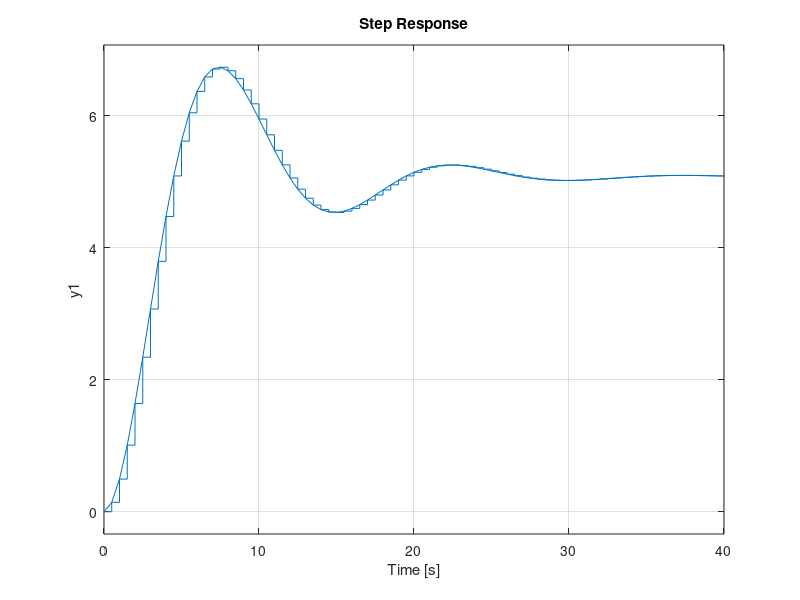

MATLAB code for this plot: (Note: this script raises an error after producing the figure.)
clear
% Define the system parameters
A = [0, 1; -.2, -.3];
B = [0.05; 1];
H = [1, 0];
Q = [0.001, 0; 0, 0.001];
R = 0.5;
P = 10*eye(2);
x = [0; 0];

D = 0;

syst = ss(A,B,H,D);

T = .5;
tspan = 0:T:50;
n_steps = length(tspan);
reshape(tspan,length(tspan),1);
uspan = ones(length(tspan),1);
% uspan = 1*sin(tspan*2*pi*1);
[y,~,x_real] = lsim(syst,uspan,tspan,x);
y = y + sqrt(R)*randn(n_steps,1);

syst_d = c2d(syst,T);

figure(1);clf(1);
step(syst); hold on;
step(syst_d);

% define state trainsition function
f = @(x, u) A * x + B*u; % state transition of continuous linear function

x_hist = zeros(n_steps,2);
x_hist(1,:) = x;

for i = 2:numel(tspan)    
    u = uspan(i);
    x = misc.rk4(f, x, u, T);
    x_hist(i,:) = reshape(x,1,length(x));
end

% Plot result 
figure(5);clf(5);
subplot(2,1,1)
plot(tspan,x_real(:,1),tspan,x_hist(:,1));
xlabel("Time (s)");
ylabel("State x1 ");
legend("lsim","rk4");
subplot(2,1,2)
plot(tspan,x_real(:,2),tspan,x_hist(:,2));
xlabel("Time (s)");
ylabel("State x2 ");
legend("lsim","rk4");